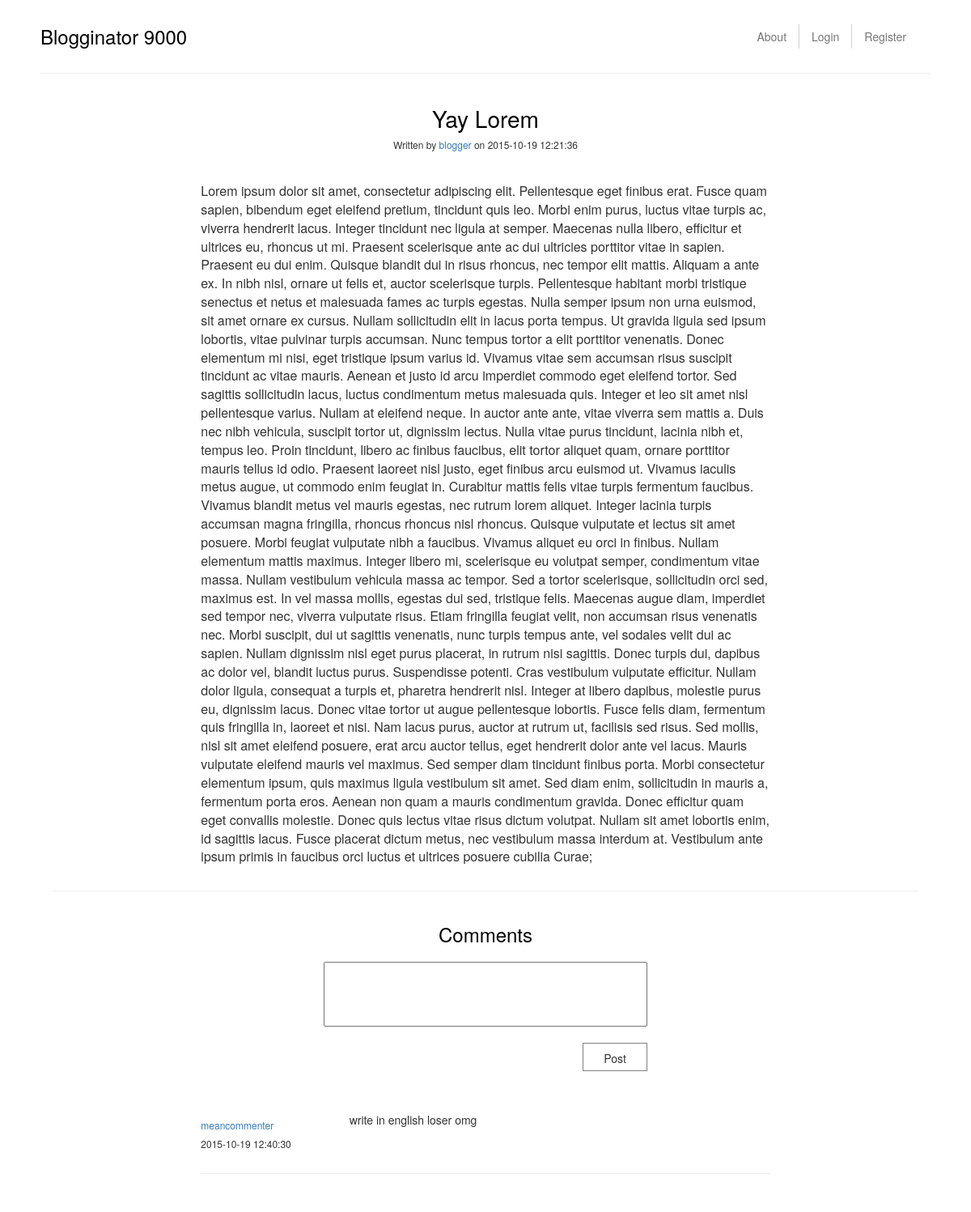
The page /post/5 on the database its author committed.
### tables this page shows
CREATE TABLE post (title text, body text, postid INTEGER PRIMARY KEY, userid text, timestamp DATETIME, CHECK(title <> ''), CHECK(body <> ''));

CREATE TABLE comment (body text, id INTEGER PRIMARY KEY, postid int, userid text, timestamp DATETIME, CHECK(body <> ''));

### bloginator9000.py (the view, shortened to what this page needs)
@app.route("/post/<postid>", methods=["GET", "POST"])
@diagnostic.funcTime
def post(postid):
    if request.method == "GET":
        return render_template("/post.html", current_user=session.get('user'), blogitem=database.getPost("postid", postid)[0], comments=database.getComments("postid", postid))

### database.py (called while the page is built)
@diagnostic.funcTime
def getPost(key, postid):
    conn = sqlite3.connect("bloginator9000.db")
    c = conn.cursor()
    c.execute("select * from post where {} = '{}'".format(key, postid))
    data = c.fetchall()
    data = [dict(zip(['title', 'blogtext', 'postid', 'username', 'date'], each))
            for each in data]
    return data

@diagnostic.funcTime
def getComments(key, postid):
    conn = sqlite3.connect("bloginator9000.db")
    c = conn.cursor()
    c.execute(
        "select * from comment where {} = '{}' order by timestamp".format(key, postid))
    data = c.fetchall()
    data.reverse()
    data = [dict(zip(['commenttext', 'commentid', 'postid',
                      'username', 'date'], each)) for each in data]
    return data

### templates/post.html (shortened to what this page needs)
{% extends "master.html" %}
{% block body %}
<div class="container-fluid">
  <div class="row">
    <div class="col-md-8 col-md-offset-2">
      <h3 class="blog-title text-center">{{blogitem.title}}</h3>
      <h6 class="blog-writer text-center">Written by <a href="/user/{{blogitem.username}}">{{blogitem.username}}</a> on {{blogitem.date}}</h6>
      <p class="post-text">
         {{blogitem.blogtext}}
      </p>
    </div>
  </div>
  <hr>
  <div class="row">
    <div class="col-md-6 col-md-offset-3">
      <div class="comment-block">
        <h3 class="comment-title text-center">Comments</h3>
         <form method="post">
          <textarea  id="comment" class="comment-text" name="comment_text"></textarea>
          <button class="comment-submit">Post</button>
        </form>
      </div>
    </div>
  </div>
  <div class="row comment-section">
    <div class="col-md-8 col-md-offset-2">
      {% for comment in comments %}
        <div class='row comment-row'>
          <div class="col-md-3">
            <h6 class="comment-user"><a href="/user/{{comment.username}}">{{comment.username}}</a></h6>
            <h6>{{comment.date}}</h6>
          </div>
          <div class="col-md-9">
            <div class="comment">
              {{comment.commenttext}}
            </div>
          </div>
        </div>
        <hr>
      {% endfor %}
    </div>
  </div>
</div>
{% endblock %}

### static/styles.css (style rules this page uses)
.blog-title { font-weight: normal; color: black; font-size: 28px; }
.post-text { padding-top: 30px; font-size: 16px; }
.comment-text { resize: none; overflow: hidden; min-height: 80px; min-width: 400px; margin-left: auto; margin-right: auto; display: block; padding: 5px; }
.comment-title { margin-bottom: 20px; font-weight: normal; color: black; font-size: 24px; }
.comment-submit { margin-top: 20px; width: 80px; text-align: center; background-color: transparent; border: 1px solid gray; height: 35px; padding-top: 4px; float: right; }
.comment-block { height: auto; width: 400px; margin-left: auto; margin-right: auto; }
.comment-section { margin-top: 40px; }
.comment-row { margin-top: 10px; }
.comment-user { color: black; }

### rows shown on the page
post: title "Yay Lorem", username "blogger", date "2015-10-19 12:21:36", blogtext "Lorem ipsum dolor sit amet, consectetur adipiscing elit. Pellentesque eget finibus erat. Fusce quam sapien, bibendum eget eleifend pretium, tincidunt quis leo. Morbi enim purus, luctus vitae turpis ac, viverra hendrerit lacus. Integer tincidunt nec ligula at semper. Maecenas nulla libero, efficitur et ultrices eu, rhoncus ut mi. Praesent scelerisque ante ac dui ultricies porttitor vitae in sapien. Praesent eu dui enim. Quisque blandit dui in risus rhoncus, nec tempor elit mattis. Aliquam a ante ex. In nibh nisl, ornare ut felis et, auctor scelerisque turpis. Pellentesque habitant morbi tristique senectus et netus et malesuada fames ac turpis egestas. Nulla semper ipsum non urna euismod, sit…"
comment: username "meancommenter", date "2015-10-19 12:40:30", commenttext "write in english loser omg"
